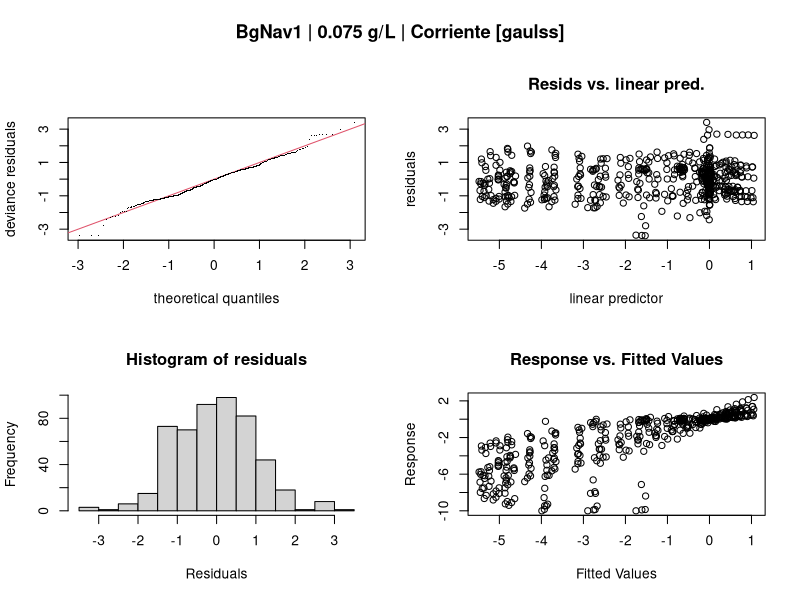
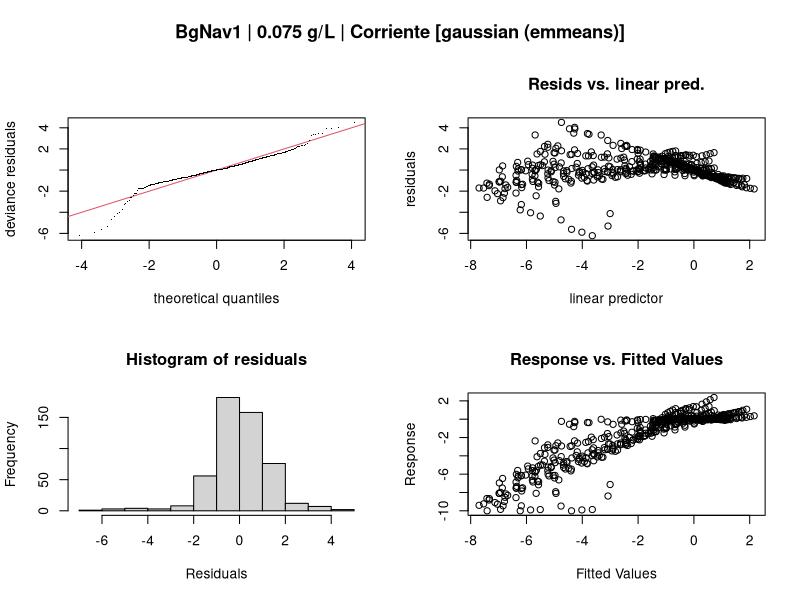
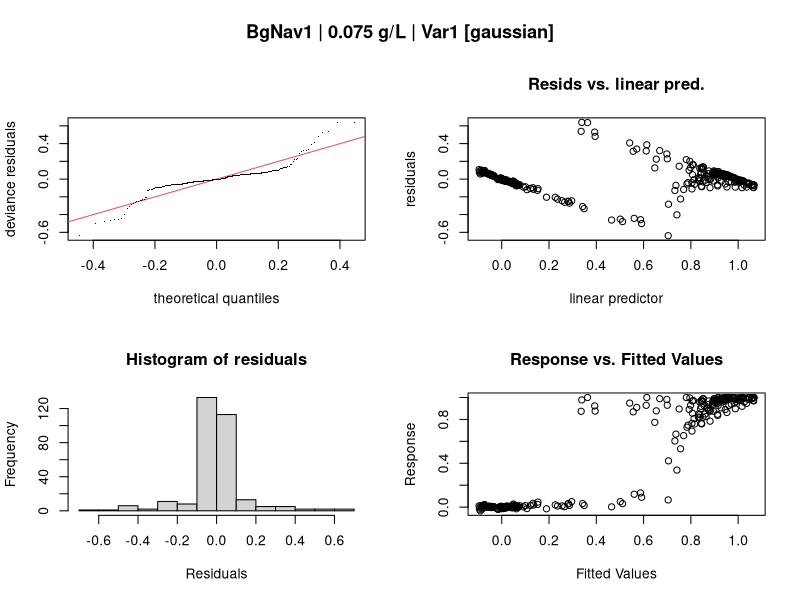
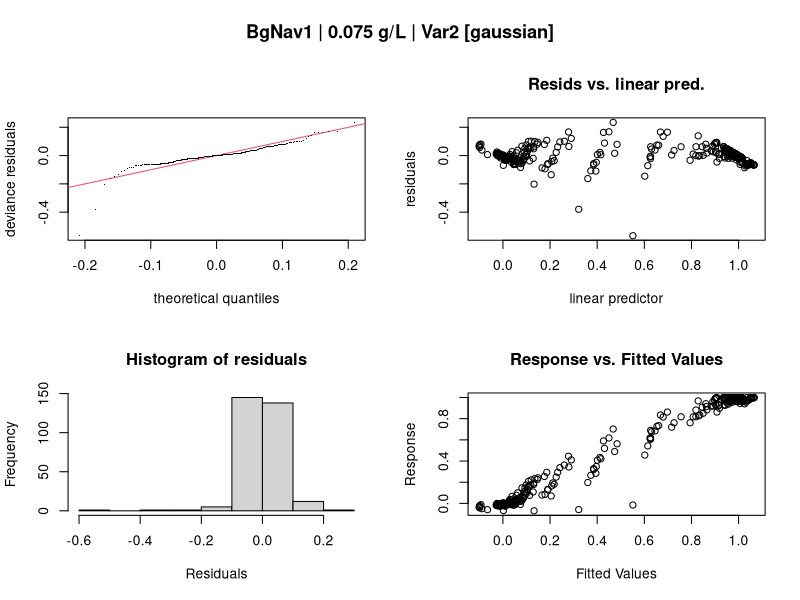
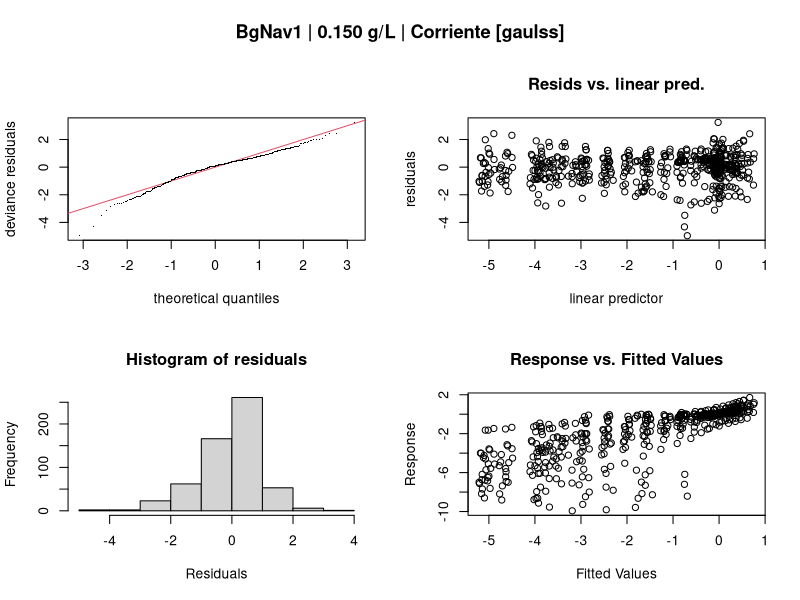
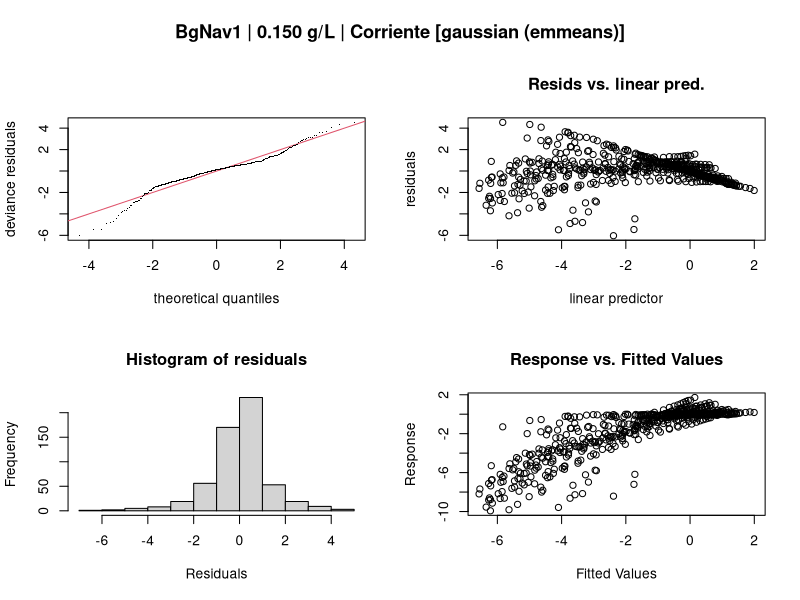
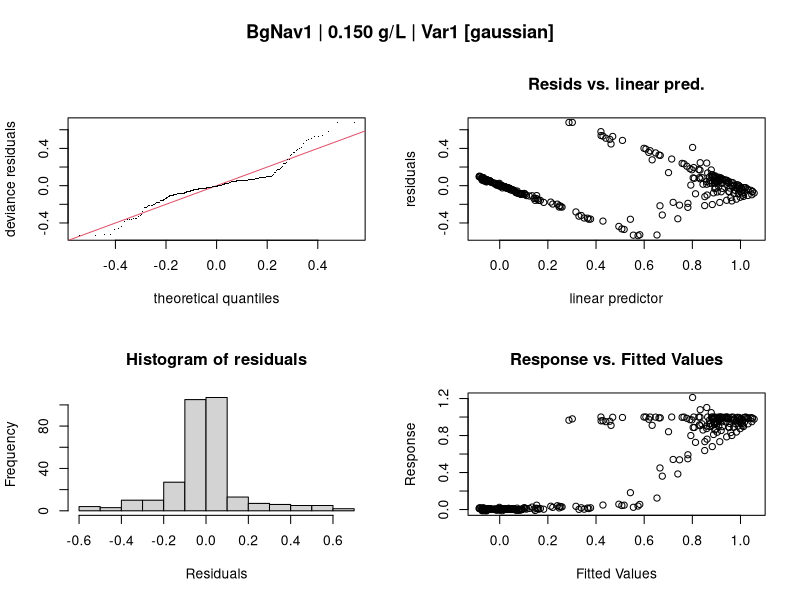
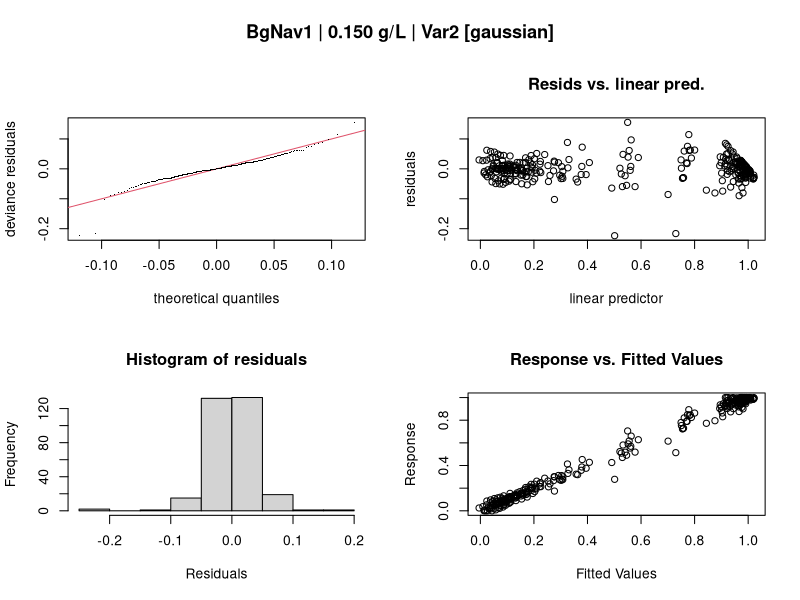

These figures' R source, in order:
# =============================================================================
# Electrophysiology Estimated Marginal Means Analysis
# Model-based treatment comparisons at each voltage using emmeans
# =============================================================================

# Load required packages
required_packages <- c("mgcv", "tidyverse", "emmeans", "ggplot2", "patchwork")

for (pkg in required_packages) {
  if (!require(pkg, character.only = TRUE)) {
    install.packages(pkg, repos = "https://cloud.r-project.org")
    library(pkg, character.only = TRUE)
  }
}

# Resolve namespace conflicts
select <- dplyr::select
filter <- dplyr::filter
summarise <- dplyr::summarise
mutate <- dplyr::mutate
arrange <- dplyr::arrange

# =============================================================================
# 1. LOAD AND PREPARE DATA
# =============================================================================

datos <- read.csv("data_nav_veneno.csv")

datos$Canal <- as.factor(datos$Canal)
datos$Tratamiento <- as.factor(datos$Tratamiento)
datos$Concentracion <- as.factor(datos$Concentracion)
datos$Celula <- as.factor(datos$Celula)
datos$Trat <- datos$Tratamiento

# Exclude Nav1.8 from analysis (insufficient cells and not in scope)
datos <- datos %>% filter(Canal != "Nav1.8") %>% droplevels()

# Concentration labels (map factor levels to real experimental values)
conc_labels <- c("1" = "0.075 g/L", "2" = "0.150 g/L")

cat("=== DATA LOADED ===\n")
cat("Full data:", nrow(datos), "observations (Nav1.8 excluded)\n\n")

# =============================================================================
# CREATE OUTPUT DIRECTORIES
# =============================================================================

# Main results directory
results_dir <- "results_emmeans"
dir.create(results_dir, showWarnings = FALSE)

# Subdirectories for organization
dirs <- list(
  tables = file.path(results_dir, "tables"),
  plots_emmeans = file.path(results_dir, "plots_emmeans"),
  plots_difference = file.path(results_dir, "plots_difference"),
  plots_heatmaps = file.path(results_dir, "plots_heatmaps"),
  diagnostics = file.path(results_dir, "diagnostics")
)

for (d in dirs) {
  dir.create(d, showWarnings = FALSE, recursive = TRUE)
}

cat("Output directories created under:", results_dir, "\n\n")

# =============================================================================
# 2. FIT GAM AND EXTRACT EMMEANS FOR A SINGLE CHANNEL/CONCENTRATION/VARIABLE
# =============================================================================

fit_and_emmeans <- function(data, channel, concentration, response_var,
                            voltage_grid = NULL) {
  
  # Subset data
  subset_data <- data %>%
    filter(Canal == channel, Concentracion == concentration,
           !is.na(!!sym(response_var))) %>%
    droplevels()
  
  # Check sufficient data
  if (nrow(subset_data) < 20 ||
      length(unique(subset_data$Tratamiento)) < 2) {
    return(list(
      model = NULL, emm = NULL, pairs = NULL,
      channel = channel, concentration = concentration,
      variable = response_var,
      error = "Insufficient data"
    ))
  }
  
  # Require at least 3 cells per treatment group for the response variable
  cells_per_trat <- subset_data %>%
    group_by(Tratamiento) %>%
    summarise(n_cells = n_distinct(Celula), .groups = "drop")
  
  if (any(cells_per_trat$n_cells < 3)) {
    min_cells <- min(cells_per_trat$n_cells)
    return(list(
      model = NULL, emm = NULL, pairs = NULL,
      channel = channel, concentration = concentration,
      variable = response_var,
      error = paste0("Fewer than 3 cells in at least one treatment group (min = ",
                     min_cells, "); skipped")
    ))
  }
  
  # Create cell-level random effect ID
  subset_data$LocalCell <- droplevels(
    interaction(subset_data$Celula, subset_data$Tratamiento)
  )
  
  n_voltages <- length(unique(subset_data$Voltaje))
  k_main <- min(15, n_voltages - 2)
  
  # Default voltage grid: every voltage in the data
  if (is.null(voltage_grid)) {
    voltage_grid <- sort(unique(subset_data$Voltaje))
  }
  # Only keep grid voltages within the data range
  v_range <- range(subset_data$Voltaje)
  voltage_grid <- voltage_grid[voltage_grid >= v_range[1] &
                                 voltage_grid <= v_range[2]]
  
  k_var <- min(8, floor(n_voltages / 3))
  
  # --- Fit the model ---
  # For Corriente: use gaulss() to model heteroscedasticity
  # For Var1/Var2: use gaussian()
  gaulss_model <- NULL
  gaussian_model <- NULL
  family_used <- "gaussian"
  
  if (response_var == "Corriente") {
    # Try gaulss() first
    gaulss_model <- tryCatch({
      gam(
        list(
          as.formula(paste0(
            response_var,
            " ~ Trat + s(Voltaje, by = Trat, k = ", k_main,
            ") + s(LocalCell, bs = 're')"
          )),
          ~ Trat + s(Voltaje, k = k_var)
        ),
        family = gaulss(),
        data = subset_data,
        method = "REML",
        control = gam.control(maxit = 200, trace = FALSE)
      )
    }, error = function(e) NULL)
    
    if (!is.null(gaulss_model)) family_used <- "gaulss"
  }
  
  # Always fit gaussian model (needed for emmeans, also used for Var1/Var2)
  gaussian_model <- tryCatch({
    gam(
      as.formula(paste0(
        response_var,
        " ~ Trat + s(Voltaje, by = Trat, k = ", k_main,
        ") + s(LocalCell, bs = 're')"
      )),
      family = gaussian(),
      data = subset_data,
      method = "REML"
    )
  }, error = function(e) NULL)
  
  if (is.null(gaussian_model) && is.null(gaulss_model)) {
    return(list(
      model = NULL, gaulss_model = NULL,
      emm = NULL, pairs = NULL,
      channel = channel, concentration = concentration,
      variable = response_var,
      family_used = NA,
      error = "Both gaulss and gaussian models failed to fit"
    ))
  }
  
  # Use gaulss model for diagnostics when available, gaussian for emmeans
  diag_model <- if (!is.null(gaulss_model)) gaulss_model else gaussian_model
  emm_model <- gaussian_model  # emmeans requires standard family
  
  # --- Extract emmeans ---
  tryCatch({
    emm <- emmeans(
      emm_model,
      ~ Trat | Voltaje,
      at = list(Voltaje = voltage_grid)
    )
    
    pair_results <- pairs(emm)
    
    list(
      model = diag_model,          # gaulss when available (for diagnostics)
      emm_model = emm_model,       # gaussian (for emmeans)
      gaulss_model = gaulss_model, # may be NULL for Var1/Var2
      emm = emm,
      pairs = pair_results,
      channel = channel,
      concentration = concentration,
      variable = response_var,
      family_used = family_used,
      data = subset_data,
      voltage_grid = voltage_grid,
      error = NULL
    )
  }, error = function(e) {
    list(
      model = diag_model,
      emm_model = emm_model,
      gaulss_model = gaulss_model,
      emm = NULL, pairs = NULL,
      channel = channel, concentration = concentration,
      variable = response_var,
      family_used = family_used,
      error = paste("emmeans failed:", as.character(e))
    )
  })
}

# =============================================================================
# 3. EXTRACT RESULTS INTO TIDY DATA FRAMES
# =============================================================================

# Convert emmeans summary to data.frame
tidy_emm <- function(result) {
  if (is.null(result$emm)) return(NULL)
  
  emm_df <- as.data.frame(summary(result$emm))
  emm_df$Channel <- result$channel
  emm_df$Concentration <- result$concentration
  emm_df$Variable <- result$variable
  emm_df
}

# Convert pairwise comparisons to data.frame with significance
tidy_pairs <- function(result) {
  if (is.null(result$pairs)) return(NULL)
  
  pair_df <- as.data.frame(summary(result$pairs))
  pair_df$Channel <- result$channel
  pair_df$Concentration <- result$concentration
  pair_df$Variable <- result$variable
  
  # Add significance stars
  pair_df$sig <- ""
  pair_df$sig[pair_df$p.value < 0.05] <- "*"
  pair_df$sig[pair_df$p.value < 0.01] <- "**"
  pair_df$sig[pair_df$p.value < 0.001] <- "***"
  
  pair_df
}

# =============================================================================
# 4. PLOTTING FUNCTIONS
# =============================================================================

# Plot estimated marginal means for one channel/concentration/variable
plot_emmeans <- function(result) {
  if (is.null(result$emm)) return(NULL)
  
  emm_df <- as.data.frame(summary(result$emm))
  pair_df <- as.data.frame(summary(result$pairs))
  pair_df$sig <- ""
  pair_df$sig[pair_df$p.value < 0.05] <- "*"
  
  # Y-position for significance markers
  y_max <- max(emm_df$emmean + emm_df$SE, na.rm = TRUE)
  y_min <- min(emm_df$emmean - emm_df$SE, na.rm = TRUE)
  y_range <- y_max - y_min
  
  sig_data <- pair_df %>%
    filter(sig != "") %>%
    mutate(y_pos = y_max + 0.05 * y_range)
  
  p <- ggplot(emm_df, aes(x = Voltaje, y = emmean, color = Trat, fill = Trat)) +
    geom_ribbon(aes(ymin = emmean - SE, ymax = emmean + SE),
                alpha = 0.2, color = NA) +
    geom_line(linewidth = 1) +
    geom_point(size = 2) +
    scale_color_manual(values = c("Control" = "#2166AC", "Veneno" = "#B2182B"),
                       name = "Treatment") +
    scale_fill_manual(values = c("Control" = "#2166AC", "Veneno" = "#B2182B"),
                      name = "Treatment") +
    labs(
      title = paste0(result$channel, " - ", conc_labels[as.character(result$concentration)]),
      subtitle = paste0(result$variable, " | Sig voltages: ",
                        nrow(sig_data), "/", nrow(pair_df)),
      x = "Voltage (mV)",
      y = paste0("Estimated ", result$variable)
    ) +
    theme_minimal(base_size = 11) +
    theme(
      plot.title = element_text(face = "bold", size = 10),
      plot.subtitle = element_text(size = 8, color = "gray30"),
      legend.position = "none",
      panel.grid.minor = element_blank(),
      axis.line = element_line(color = "black", linewidth = 0.4)
    )
  
  if (nrow(sig_data) > 0) {
    p <- p + geom_point(data = sig_data, aes(x = Voltaje, y = y_pos),
                        shape = 8, size = 2, color = "black", inherit.aes = FALSE)
  }
  
  p
}

# Plot pairwise differences (Veneno - Control) with CIs
plot_pairwise_diff <- function(result) {
  if (is.null(result$pairs)) return(NULL)
  
  # Use confint to get confidence intervals
  pair_df <- tryCatch(
    as.data.frame(confint(result$pairs)),
    error = function(e) as.data.frame(summary(result$pairs))
  )
  
  # Ensure p.value column exists (confint may not include it)
  if (!"p.value" %in% names(pair_df)) {
    summ_df <- as.data.frame(summary(result$pairs))
    pair_df$p.value <- summ_df$p.value
  }
  
  pair_df$sig <- ifelse(pair_df$p.value < 0.05, "p < 0.05", "n.s.")
  
  # Note: emmeans pairs gives Control - Veneno by default
  # Flip sign so positive = Veneno effect
  pair_df$estimate_flipped <- -pair_df$estimate
  
  # Compute CI from SE if lower.CL/upper.CL are not available
  if ("lower.CL" %in% names(pair_df)) {
    pair_df$lower_flipped <- -pair_df$upper.CL
    pair_df$upper_flipped <- -pair_df$lower.CL
  } else {
    pair_df$lower_flipped <- pair_df$estimate_flipped - 1.96 * pair_df$SE
    pair_df$upper_flipped <- pair_df$estimate_flipped + 1.96 * pair_df$SE
  }
  
  ggplot(pair_df, aes(x = Voltaje, y = estimate_flipped)) +
    geom_hline(yintercept = 0, linetype = "dashed", color = "gray50") +
    geom_ribbon(aes(ymin = lower_flipped, ymax = upper_flipped),
                alpha = 0.15, fill = "#7570B3") +
    geom_line(color = "#7570B3", linewidth = 1) +
    geom_point(aes(color = sig), size = 2.5) +
    scale_color_manual(values = c("p < 0.05" = "#E7298A", "n.s." = "#7570B3"),
                       name = "") +
    labs(
      title = paste0(result$channel, " - ", conc_labels[as.character(result$concentration)]),
      subtitle = paste0(result$variable, " | Difference (Veneno - Control)"),
      x = "Voltage (mV)",
      y = "Estimated difference"
    ) +
    theme_minimal(base_size = 11) +
    theme(
      plot.title = element_text(face = "bold", size = 10),
      plot.subtitle = element_text(size = 8, color = "gray30"),
      legend.position = "bottom",
      panel.grid.minor = element_blank(),
      axis.line = element_line(color = "black", linewidth = 0.4)
    )
}

# =============================================================================
# 5. RUN ANALYSIS FOR A DATASET
# =============================================================================

run_emmeans_analysis <- function(data, data_name, output_suffix) {
  
  cat(sprintf("\n=============================================================\n"))
  cat(sprintf("EMMEANS ANALYSIS: %s\n", data_name))
  cat(sprintf("=============================================================\n\n"))
  
  channels <- levels(data$Canal)
  concentrations <- levels(data$Concentracion)
  responses <- c("Corriente", "Var1", "Var2")
  
  # Voltage grid: every 5 mV within data range
  v_range <- range(data$Voltaje)
  voltage_grid <- seq(v_range[1], v_range[2], by = 5)
  
  # --- Fit all models and collect results ---
  all_results <- list()
  all_emm_df <- data.frame()
  all_pairs_df <- data.frame()
  
  for (ch in channels) {
    for (conc in concentrations) {
      for (resp in responses) {
        cat(sprintf("  Fitting %s | %s | %s...\n", ch, conc, resp))
        
        res <- fit_and_emmeans(data, ch, conc, resp, voltage_grid)
        key <- paste(ch, conc, resp, sep = "_")
        all_results[[key]] <- res
        
        if (is.null(res$model) && is.null(res$emm_model)) {
          cat(sprintf("    SKIPPED: %s\n", res$error))
          next
        }
        
        if (!is.null(res$family_used)) {
          cat(sprintf("    Family: %s\n", res$family_used))
        }
        if (!is.null(res$error)) {
          cat(sprintf("    Note: %s\n", res$error))
        }
        
        emm_tidy <- tidy_emm(res)
        if (!is.null(emm_tidy)) all_emm_df <- rbind(all_emm_df, emm_tidy)
        
        pair_tidy <- tidy_pairs(res)
        if (!is.null(pair_tidy)) all_pairs_df <- rbind(all_pairs_df, pair_tidy)
      }
    }
  }
  
  # --- Save tables ---
  write.csv(all_emm_df,
            file.path(dirs$tables, paste0("emmeans_estimates_", output_suffix, ".csv")),
            row.names = FALSE)
  write.csv(all_pairs_df,
            file.path(dirs$tables, paste0("emmeans_pairwise_", output_suffix, ".csv")),
            row.names = FALSE)
  
  # --- GAM DIAGNOSTICS with gam.check ---
  cat("\n  Creating GAM diagnostics (gam.check)...\n")
  
  diag_pdf <- file.path(dirs$diagnostics, paste0("gam_diagnostics_", output_suffix, ".pdf"))
  diag_txt <- file.path(dirs$diagnostics, paste0("gam_diagnostics_", output_suffix, ".txt"))
  
  pdf(diag_pdf, width = 10, height = 10)
  sink(diag_txt)  # Capture text output to file
  
  for (key in names(all_results)) {
    res <- all_results[[key]]
    if (is.null(res$model)) next
    
    base_title <- paste0(res$channel, " | ", conc_labels[as.character(res$concentration)],
                         " | ", res$variable)
    
    # --- Diagnostics for gaulss model (Corriente only, when available) ---
    if (!is.null(res$gaulss_model)) {
      model_title <- paste0(base_title, " [gaulss]")
      cat(sprintf("\n========================================\n"))
      cat(sprintf("MODEL: %s\n", model_title))
      cat(sprintf("========================================\n"))
      
      par(mfrow = c(2, 2), oma = c(0, 0, 3, 0))
      gam.check(res$gaulss_model)
      mtext(model_title, outer = TRUE, cex = 1.1, font = 2, line = 0.5)
      cat("\n")
    }
    
    # --- Diagnostics for gaussian model (used for emmeans) ---
    emm_mod <- if (!is.null(res$emm_model)) res$emm_model else res$model
    family_label <- if (!is.null(res$gaulss_model)) "gaussian (emmeans)" else "gaussian"
    model_title <- paste0(base_title, " [", family_label, "]")
    
    cat(sprintf("\n========================================\n"))
    cat(sprintf("MODEL: %s\n", model_title))
    cat(sprintf("========================================\n"))
    
    par(mfrow = c(2, 2), oma = c(0, 0, 3, 0))
    gam.check(emm_mod)
    mtext(model_title, outer = TRUE, cex = 1.1, font = 2, line = 0.5)
    cat("\n")
  }
  
  sink()  # Stop capturing text
  dev.off()
  par(mfrow = c(1, 1), oma = c(0, 0, 0, 0))  # Reset par
  
  cat(sprintf("  Diagnostic plots saved to: %s\n", diag_pdf))
  cat(sprintf("  Diagnostic text saved to:  %s\n", diag_txt))
  
  # --- Print pairwise comparison summary ---
  cat("\n=== PAIRWISE COMPARISONS (Control vs Veneno at each voltage) ===\n")
  
  if (nrow(all_pairs_df) > 0) {
    sig_pairs <- all_pairs_df %>% filter(p.value < 0.05)
    
    cat(sprintf("Total comparisons: %d\n", nrow(all_pairs_df)))
    cat(sprintf("Significant (p < 0.05): %d\n\n", nrow(sig_pairs)))
    
    if (nrow(sig_pairs) > 0) {
      print(
        sig_pairs %>%
          select(Channel, Concentration, Variable, Voltaje,
                 estimate, SE, p.value, sig) %>%
          arrange(Channel, Concentration, Variable, Voltaje)
      )
    }
  }
  
  # --- Create emmeans plots per variable ---
  for (resp in responses) {
    cat(sprintf("\n  Creating emmeans plots for %s...\n", resp))
    
    emm_plots <- list()
    diff_plots <- list()
    
    for (ch in channels) {
      for (conc in concentrations) {
        key <- paste(ch, conc, resp, sep = "_")
        res <- all_results[[key]]
        
        if (!is.null(res$model)) {
          emm_plots[[paste(ch, conc, sep = "_")]] <- plot_emmeans(res)
          diff_plots[[paste(ch, conc, sep = "_")]] <- plot_pairwise_diff(res)
        }
      }
    }
    
    # Estimated means plots
    emm_plot_list <- emm_plots[!sapply(emm_plots, is.null)]
    if (length(emm_plot_list) > 0) {
      combined <- wrap_plots(emm_plot_list, ncol = 2) +
        plot_annotation(
          title = paste0("Estimated Marginal Means: ", resp, " (", data_name, ")"),
          subtitle = "Mean +/- SE from GAM | * = p < 0.05 (Veneno vs Control) | Blue = Control, Red = Veneno",
          theme = theme(plot.title = element_text(face = "bold", size = 14))
        )
      
      fname_base <- file.path(dirs$plots_emmeans, paste0("emmeans_", tolower(resp), "_", output_suffix))
      ggsave(paste0(fname_base, ".pdf"), combined, width = 14, height = 20)
      ggsave(paste0(fname_base, ".png"), combined, width = 14, height = 20, dpi = 150)
    }
    
    # Difference plots
    diff_plot_list <- diff_plots[!sapply(diff_plots, is.null)]
    if (length(diff_plot_list) > 0) {
      combined_diff <- wrap_plots(diff_plot_list, ncol = 2) +
        plot_annotation(
          title = paste0("Pairwise Difference (Veneno - Control): ", resp,
                         " (", data_name, ")"),
          subtitle = "Estimate +/- 95% CI | Pink = p < 0.05",
          theme = theme(plot.title = element_text(face = "bold", size = 14))
        )
      
      fname_base <- file.path(dirs$plots_difference, paste0("difference_", tolower(resp), "_", output_suffix))
      ggsave(paste0(fname_base, ".pdf"), combined_diff, width = 14, height = 20)
      ggsave(paste0(fname_base, ".png"), combined_diff, width = 14, height = 20, dpi = 150)
    }
  }
  
  # --- Significance summary heatmap ---
  cat("\n  Creating significance heatmap...\n")
  
  if (nrow(all_pairs_df) > 0) {
    heatmap_data <- all_pairs_df %>%
      mutate(
        log_p = -log10(p.value),
        log_p = ifelse(is.infinite(log_p), 10, log_p),
        log_p = ifelse(is.na(log_p), 0, log_p),
        Channel_Conc = paste0(Channel, " (", conc_labels[as.character(Concentration)], ")")
      )
    
    for (resp in responses) {
      resp_data <- heatmap_data %>% filter(Variable == resp)
      if (nrow(resp_data) == 0) next
      
      p_heatmap <- ggplot(resp_data,
                          aes(x = Voltaje, y = Channel_Conc, fill = log_p)) +
        geom_tile(color = "white", linewidth = 0.5) +
        geom_text(aes(label = sig), size = 3, color = "black") +
        scale_fill_gradient2(
          low = "white", mid = "lightyellow", high = "red",
          midpoint = -log10(0.05), name = "-log10(p)"
        ) +
        scale_x_continuous(breaks = seq(-80, 60, by = 10)) +
        labs(
          title = paste0("Significance Heatmap (emmeans): ", resp,
                         " (", data_name, ")"),
          subtitle = "* p<0.05, ** p<0.01, *** p<0.001",
          x = "Voltage (mV)", y = "Channel (Concentration)"
        ) +
        theme_minimal(base_size = 12) +
        theme(
          plot.title = element_text(face = "bold"),
          axis.text.y = element_text(size = 10),
          panel.grid = element_blank()
        )
      
      fname_base <- file.path(dirs$plots_heatmaps, paste0("heatmap_", tolower(resp), "_", output_suffix))
      ggsave(paste0(fname_base, ".pdf"), p_heatmap, width = 14, height = 8)
      ggsave(paste0(fname_base, ".png"), p_heatmap, width = 14, height = 8, dpi = 150)
    }
  }
  
  return(list(emm = all_emm_df, pairs = all_pairs_df, models = all_results))
}

# =============================================================================
# 6. RUN ANALYSIS
# =============================================================================

results <- run_emmeans_analysis(
  datos, "Full Range (-90 to +65 mV)", "full"
)

# =============================================================================
# 7. SUMMARY
# =============================================================================

cat("\n")
cat("=============================================================================\n")
cat("ANALYSIS COMPLETE\n")
cat("=============================================================================\n\n")

cat("Models fitted:\n")
cat("  Corriente: gaulss() for diagnostics + gaussian() for emmeans\n")
cat("  Var1/Var2: gaussian()\n")
cat("  Structure: response ~ Trat + s(Voltaje, by=Trat) + s(Cell, bs='re')\n")
cat("  Method: REML\n\n")

cat("emmeans extracts estimated marginal means at each voltage, accounting\n")
cat("for the cell random effect. pairs() tests Control vs Veneno at each\n")
cat("voltage, with proper standard errors from the fitted model.\n\n")

cat("Output directory:", results_dir, "\n\n")
cat("Directory structure:\n")
cat("  tables/\n")
cat("    - emmeans_estimates_*.csv          : Estimated means at each voltage\n")
cat("    - emmeans_pairwise_*.csv           : Pairwise comparisons\n")
cat("  plots_emmeans/\n")
cat("    - emmeans_corriente_*              : EMM plot for current\n")
cat("    - emmeans_var1_*                   : EMM plot for activation\n")
cat("    - emmeans_var2_*                   : EMM plot for inactivation\n")
cat("  plots_difference/\n")
cat("    - difference_corriente_*           : Difference plot for current\n")
cat("    - difference_var1_*                : Difference plot for activation\n")
cat("    - difference_var2_*                : Difference plot for inactivation\n")
cat("  plots_heatmaps/\n")
cat("    - heatmap_*                        : Significance heatmaps\n")
cat("  diagnostics/\n")
cat("    - gam_diagnostics_*.pdf            : gam.check plots (QQ, residuals, etc)\n")
cat("    - gam_diagnostics_*.txt            : gam.check text output (k-index, etc)\n\n")
